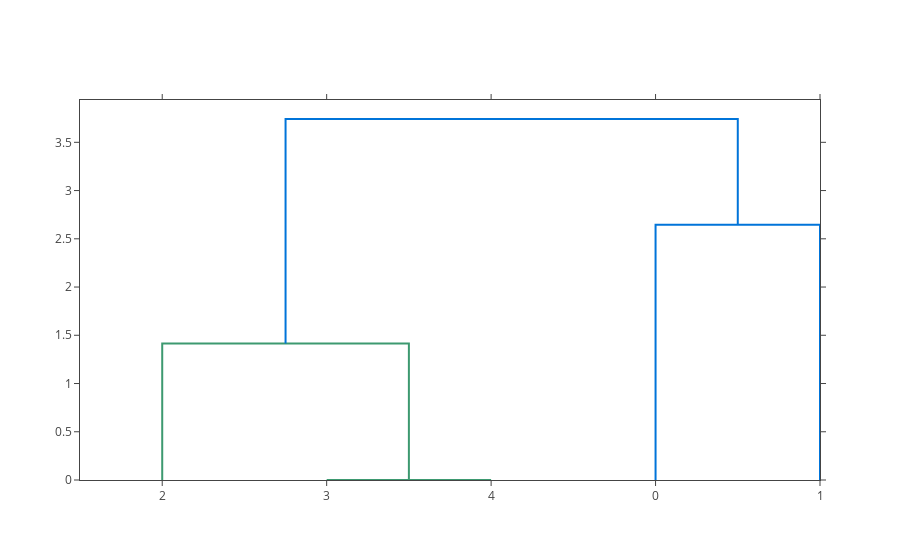

The cell this chart's notebook holds for it:
### Code cell
import plotly.figure_factory as ff
import numpy as np
dendro = ff.create_dendrogram(np.array(all_vectors[:5]))
iplot(dendro, filename='sample_dendrogram')

### Figure 1 — Plotly figure (JSON) as saved in the notebook; plotly's stock layout.template omitted (floating-point values rounded to 4 significant figures)
{"data": [{"hoverinfo": "text", "marker": {"color": "rgb(61,153,112)"}, "mode": "lines", "type": "scatter", "uid": "7f06b387-4ede-40cb-85c4-6a49f9e698a2", "x": [15, 15, 25, 25], "xaxis": "x", "y": [0, 0, 0, 0], "yaxis": "y"}, {"hoverinfo": "text", "marker": {"color": "rgb(61,153,112)"}, "mode": "lines", "type": "scatter", "uid": "2bdd5dab-851c-4543-b998-5bf55eff4371", "x": [5, 5, 20, 20], "xaxis": "x", "y": [0, 1.414, 1.414, 0], "yaxis": "y"}, {"hoverinfo": "text", "marker": {"color": "rgb(0,116,217)"}, "mode": "lines", "type": "scatter", "uid": "60360da0-cbf1-483f-a9e0-7237204c359b", "x": [35, 35, 45, 45], "xaxis": "x", "y": [0, 2.646, 2.646, 0], "yaxis": "y"}, {"hoverinfo": "text", "marker": {"color": "rgb(0,116,217)"}, "mode": "lines", "type": "scatter", "uid": "3eec746d-97e8-49e9-b197-6419e698eeb9", "x": [12.5, 12.5, 40, 40], "xaxis": "x", "y": [1.414, 3.742, 3.742, 2.646], "yaxis": "y"}], "layout": {"autosize": false, "height": null, "hovermode": "closest", "showlegend": false, "width": null, "xaxis": {"mirror": "allticks", "rangemode": "tozero", "showgrid": false, "showline": true, "showticklabels": true, "tickmode": "array", "ticks": "outside", "ticktext": ["2", "3", "4", "0", "1"], "tickvals": [5, 15, 25, 35, 45], "type": "linear", "zeroline": false}, "yaxis": {"mirror": "allticks", "rangemode": "tozero", "showgrid": false, "showline": true, "showticklabels": true, "ticks": "outside", "type": "linear", "zeroline": false}}}
